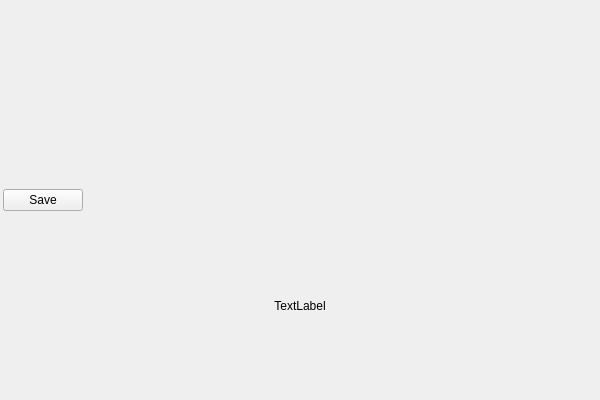
<?xml version="1.0" encoding="UTF-8"?>
<ui version="4.0">
 <class>MaterialInspecterWidgetClass</class>
 <widget class="QWidget" name="MaterialInspecterWidgetClass">
  <property name="geometry">
   <rect>
    <x>0</x>
    <y>0</y>
    <width>600</width>
    <height>400</height>
   </rect>
  </property>
  <property name="windowTitle">
   <string>MaterialInspecterWidget</string>
  </property>
  <layout class="QVBoxLayout" name="verticalLayout">
   <property name="spacing">
    <number>3</number>
   </property>
   <property name="leftMargin">
    <number>3</number>
   </property>
   <property name="topMargin">
    <number>3</number>
   </property>
   <property name="rightMargin">
    <number>3</number>
   </property>
   <property name="bottomMargin">
    <number>3</number>
   </property>
   <item>
    <widget class="QWidget" name="dataFields" native="true">
     <layout class="QVBoxLayout" name="verticalLayout_2"/>
    </widget>
   </item>
   <item>
    <widget class="QPushButton" name="saveButton">
     <property name="sizePolicy">
      <sizepolicy hsizetype="Fixed" vsizetype="Fixed">
       <horstretch>0</horstretch>
       <verstretch>0</verstretch>
      </sizepolicy>
     </property>
     <property name="text">
      <string>Save</string>
     </property>
    </widget>
   </item>
   <item>
    <widget class="QWidget" name="context" native="true">
     <property name="sizePolicy">
      <sizepolicy hsizetype="Expanding" vsizetype="Preferred">
       <horstretch>0</horstretch>
       <verstretch>0</verstretch>
      </sizepolicy>
     </property>
     <layout class="QVBoxLayout" name="verticalLayout_3">
      <item>
       <widget class="QLabel" name="errorLabel">
        <property name="text">
         <string>TextLabel</string>
        </property>
        <property name="alignment">
         <set>Qt::AlignmentFlag::AlignCenter</set>
        </property>
       </widget>
      </item>
     </layout>
    </widget>
   </item>
  </layout>
 </widget>
 <layoutdefault spacing="6" margin="11"/>
 <resources/>
 <connections/>
</ui>
